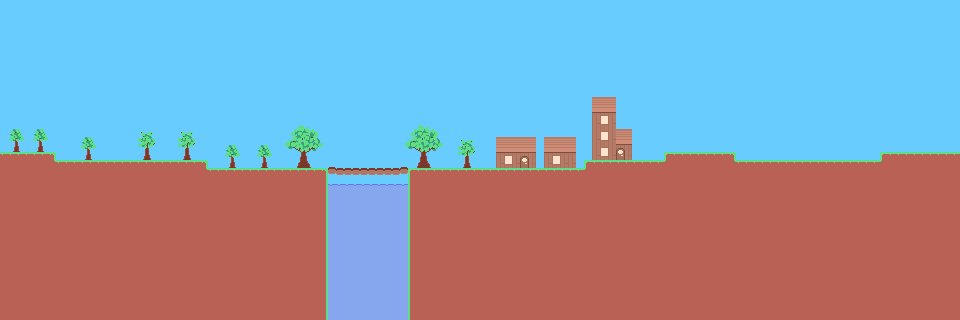

Below is a game level as drawn by its tile map, then a one-line description and the .tmx that defines it (tile-layer data replaced by summaries):
An orthogonal 120x40 tile map with 8x8 px tiles, 3 tile layers (Decoration, Collision, Single Way Collision).

<map version="1.10" tiledversion="git" orientation="orthogonal" renderorder="right-down" width="120" height="40" tilewidth="8" tileheight="8" infinite="0" backgroundcolor="#68ccff" nextlayerid="4" nextobjectid="1">
 <editorsettings>
  <export target="ingotown.csv" format="csv" />
 </editorsettings>
 <tileset firstgid="1" source="tileset.tsx" />
 <layer id="2" name="Decoration" width="120" height="40">
  <data>[4800 cells, 379 non-empty, 78 distinct tile ids]</data>
 </layer>
 <layer id="1" name="Collision" width="120" height="40">
  <data>[4800 cells, 2199 non-empty, 10 distinct tile ids]</data>
 </layer>
 <layer id="3" name="Single Way Collision" width="120" height="40">
  <data>[4800 cells, 14 non-empty, 1 distinct tile ids]</data>
 </layer>
</map>
